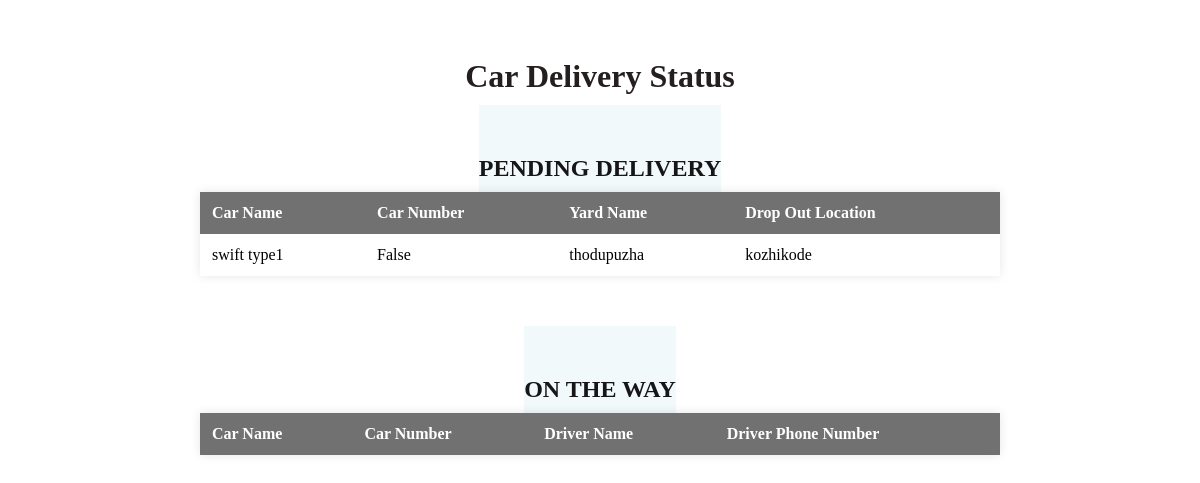
/crain_status (signed in), run on the app's committed database.
### home/models.py (models this page shows)
class crain(models.Model):
    car_id=models.IntegerField(default=0)
    car_name=models.CharField(max_length=25)
    car_number=models.CharField(max_length=25,default=False)
    contact_number=models.IntegerField()
    yard_name=models.CharField(max_length=25)
    drop_out_location=models.CharField(max_length=25)
    user_id=models.IntegerField()
    on_going=models.IntegerField(default=0)
    craindriver=models.IntegerField(default=0)
    craindriver_name=models.CharField(max_length=25,default=False)
    craindriver_phonenumber=models.IntegerField(default=0)
    staring_km=models.IntegerField(default=0)
    end_km=models.IntegerField(default=0)
    total_km=models.IntegerField(default=0)
    price=models.IntegerField(default=0)
    completed=models.IntegerField(default=0)

### customer/views.py (the view)
# urls.py: path("crain_status",views.crain_status,name='crain_status'),
def crain_status(request):
    user_id=request.user.id
    all_details = crain.objects.filter(user_id=user_id,on_going=0)
    started=crain.objects.filter(user_id=user_id,on_going=1)
    completed=crain_completed.objects.filter(user_id=user_id)
    return render(request, 'customer/crain_status.html',{"all_details":all_details,"started":started,"completed":completed})

### templates/customer/crain_status.html (shortened to what this page needs)
<!DOCTYPE html>
<html lang="en">
<head>
</head>
<body>
    <h1>Car Delivery Status</h1>
    <div class="Div1">
        <h2 >PENDING DELIVERY</h2>
    </div>
    <table class="table table-striped table-hover">
        <thead class="thead-light">
            <tr>
                <th>Car Name</th>
                <th>Car Number</th>
                <th>Yard Name</th>
                <th>Drop Out Location</th>
            </tr>
        </thead>
        <tbody>
            {% for i in all_details %}
            <tr>
                <td>{{i.car_name}}</td>
                <td>{{i.car_number}}</td>
                <td>{{i.yard_name}}</td>
                <td>{{i.drop_out_location}}</td>
            </tr>
            {% endfor %}
        </tbody>
    </table>
    <div class="Div1">
    <h2>ON THE WAY</h2>
   </div>
    <table class="table table-striped table-hover">
        <thead class="thead-light">
            <tr>
                <th>Car Name</th>
                <th>Car Number</th>
                <th>Driver Name</th>
                <th>Driver Phone Number</th>
            </tr>
        </thead>
    </table>
</body>
</html>

### templates/customer/crain_status.html (style rules this page uses)
body { background-image: url('https://images.pexels.com/photos/3849555/pexels-photo-3849555.jpeg?auto=compress&cs=tinysrgb&w=1260&h=750&dpr=1'); background-size: cover; background-position: center; display: flex; flex-direction: column; align-items: center; }
h2 { margin-top: 50px; margin-bottom: 10px; color: #161616; }
h1 { margin-top: 50px; margin-bottom: 10px; color: #251e1e; }
table { border-collapse: collapse; width: 80%; max-width: 800px; margin-bottom: 50px; background-color: #fff; box-shadow: 0px 0px 10px rgba(0, 0, 0, 0.1); }
th, td { text-align: left; padding: 12px; }
th { background-color: #717171; color: #fff; font-weight: bold; }
.Div1 { background-color: rgba(173, 216, 230, 0.16); text-align: center; }

### data on the page
crain: car_name "swift type1", car_number "False", yard_name "thodupuzha", drop_out_location "kozhikode"
